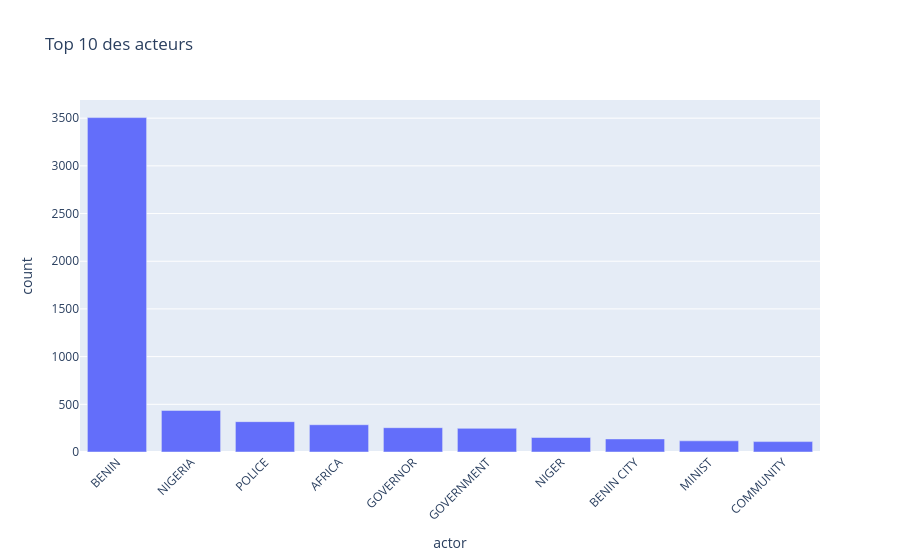

The code cell stored with this chart in its notebook:
### Markdown cell above
## 4.2 Top acteurs

### Code cell
actors = (
    df["Actor1Name"]
    .value_counts()
    .head(10)
    .reset_index()
)

actors.columns = ["actor", "count"]

fig = px.bar(
    actors,
    x="actor",
    y="count",
    title="Top 10 des acteurs",
)

fig.update_layout(xaxis_tickangle=-45)

fig.show()

### Figure 1 — Plotly figure (JSON) as saved in the notebook; plotly's stock layout.template omitted (floating-point values rounded to 4 significant figures)
{"data": [{"alignmentgroup": "True", "hovertemplate": "actor=%{x}<br>count=%{y}<extra></extra>", "legendgroup": "", "marker": {"color": "#636efa", "pattern": {"shape": ""}}, "name": "", "offsetgroup": "", "orientation": "v", "showlegend": false, "textposition": "auto", "type": "bar", "x": ["BENIN", "NIGERIA", "POLICE", "AFRICA", "GOVERNOR", "GOVERNMENT", "NIGER", "BENIN CITY", "MINIST", "COMMUNITY"], "xaxis": "x", "y": [3506, 436, 318, 286, 255, 248, 152, 137, 117, 109], "yaxis": "y"}], "layout": {"barmode": "relative", "legend": {"tracegroupgap": 0}, "title": {"text": "Top 10 des acteurs"}, "xaxis": {"anchor": "y", "domain": [0, 1], "tickangle": -45, "title": {"text": "actor"}}, "yaxis": {"anchor": "x", "domain": [0, 1], "title": {"text": "count"}}}}
